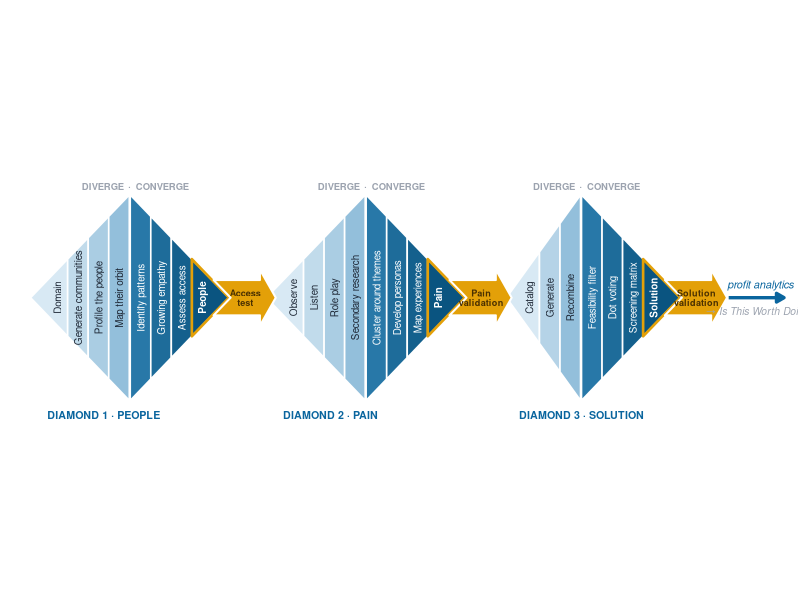
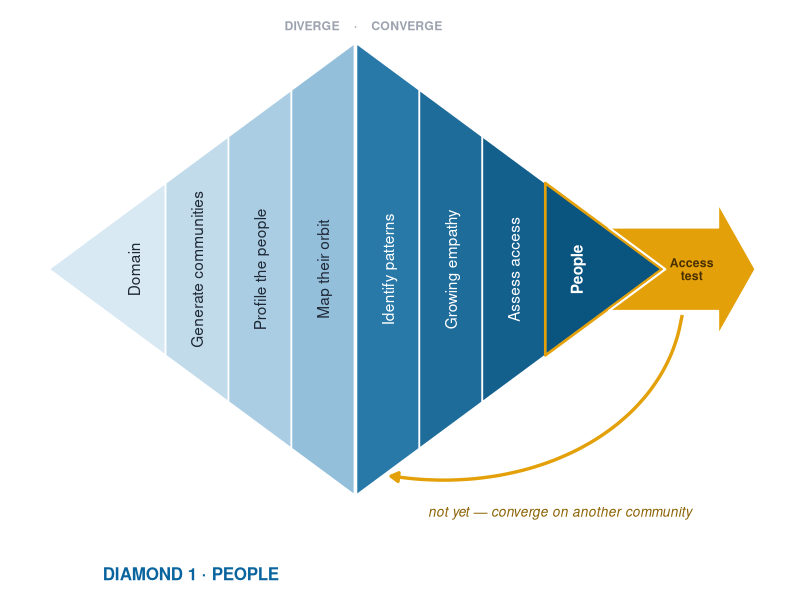
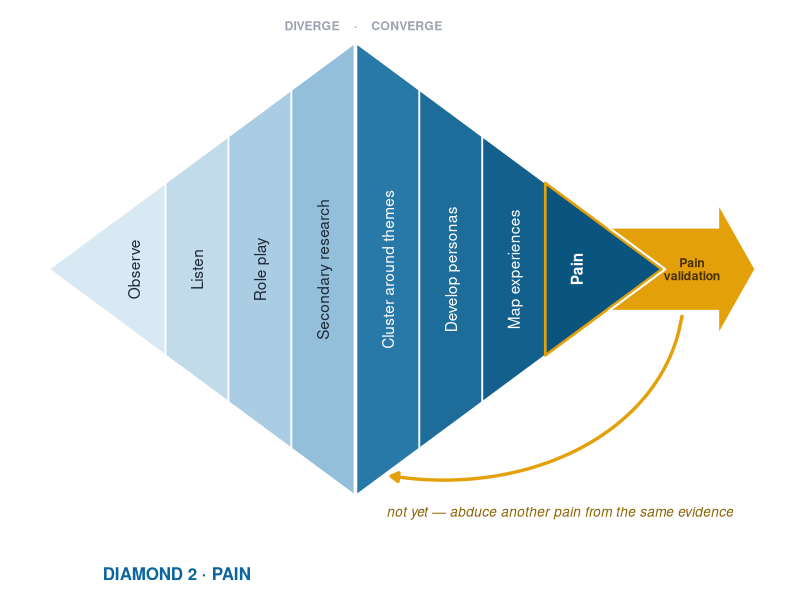
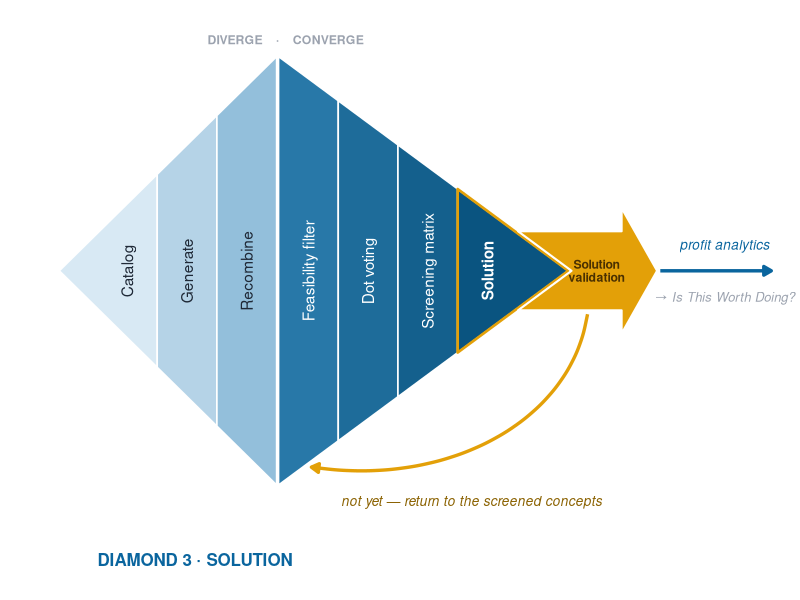
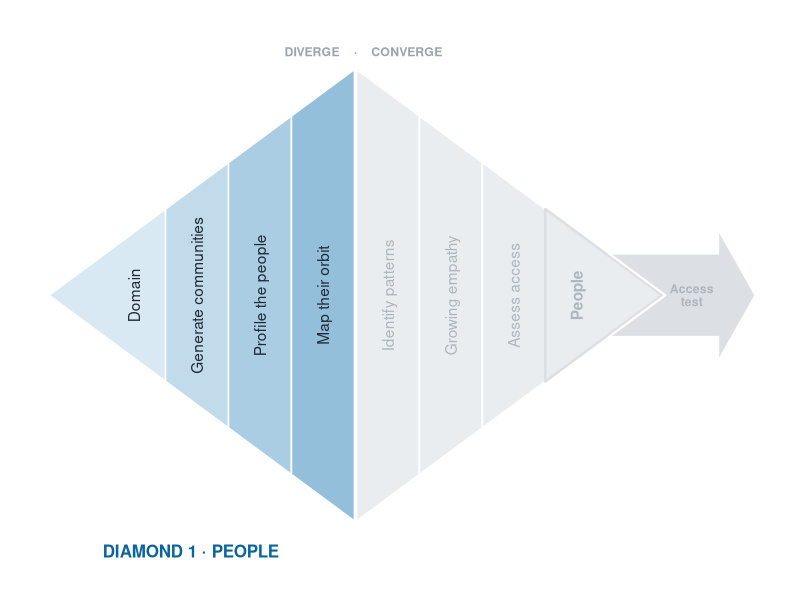
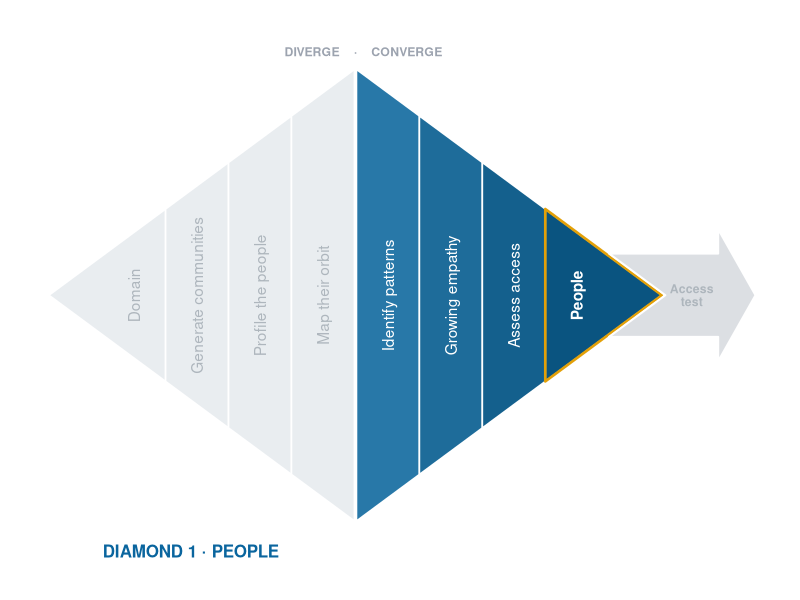
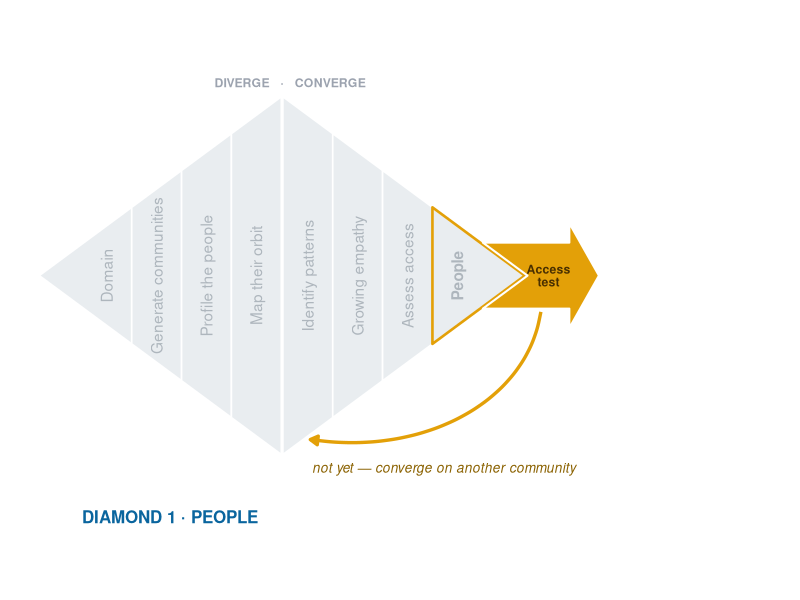
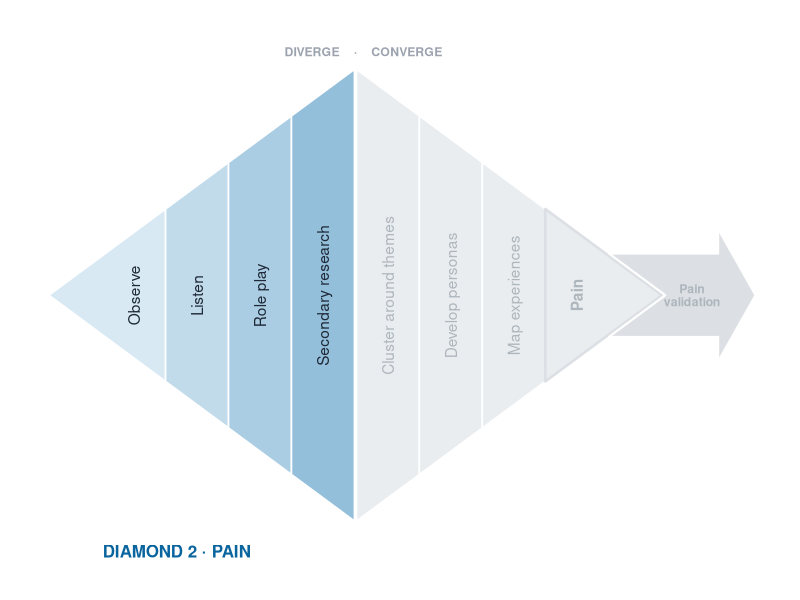

Recreate these plots in R, in order.
## =====================================================================
## PICK UP HERE (NWH, 2026-07-31)
##
## 1. DONE. The old GAP put clearance of GAP/2 - RH before the node and GAP/2
##    after it, so the right side was ~6x wider. PAD replaces it: the literal
##    clearance either side of a node, applied symmetrically. Raise or lower
##    PAD alone. Saving goes through save_fit(), which derives height from the
##    plot's aspect, so recovered width becomes height instead of letterbox.
##
## 2. Loop lines and loop labels in the individual figures need work.
##    The loop drops from the node at -RH to -H-0.9, curves back to the
##    diamond midpoint, and the label sits at -H-1.22. The curvature=-.1 arc
##    and the label centring are the rough parts. The recombine arc in D3
##    (curvature=-.5, above the diamond) is separate and also needs a pass.
##
## 3. Tip sharpness is one parameter: TIP. Currently .52 in the strip and
##    .58 in the detail. Lower is closer to a true point; the tip labels
##    ("Domain", "People") are what will break first.
##
## Not yet done: Fira Sans registration; band widths are uniform rather than
## proportional to the effort each stage takes.
## =====================================================================

library(ggplot2); library(dplyr); library(svglite)

brand <- list(primary="#0A659E", gold="#E3A008", ink="#1F2937", muted="#9CA3AF")
MUTE_FILL <- "#E9EDF0"; MUTE_INK <- "#AEB6BD"; MUTE_GOLD <- "#DCDFE3"

## Brand typography. Set once as a geom default so every text layer inherits it,
## including annotate("text"), which is GeomText under the hood.
FONT <- "Fira Sans"
if (FONT %in% systemfonts::system_fonts()$family) {
  update_geom_defaults("text",  list(family = FONT))
  update_geom_defaults("label", list(family = FONT))
} else {
  message("note: ", FONT, " not installed - falling back to the default sans")
}
## Two-segment ramp. Diverge stays light enough for ink; converge dark enough
## for white. The step between them IS the diverge->converge transition marker.
DIV_RAMP <- c("#D8E9F4", "#93BFDB")
CON_RAMP <- c("#2878A8", "#0A5480")
PHASE_GAP <- 0.03                       # zero: the ramp step alone marks the transition

bands <- function(div, con, x0, SW, H, TIP) {
  n <- length(div); m <- length(con); Wd <- n*SW; Wc <- m*SW
  fd <- colorRampPalette(DIV_RAMP)(n); fc <- colorRampPalette(CON_RAMP)(m)
  hd <- function(x) TIP + (H-TIP)*(x-x0)/Wd
  xc0 <- x0 + Wd + PHASE_GAP
  hc <- function(x) TIP + (H-TIP)*(xc0+Wc-x)/Wc
  capL <- TIP*Wd/(H-TIP); capR <- TIP*Wc/(H-TIP)
  d <- do.call(rbind, lapply(1:n, function(i){
    x1 <- x0+(i-1)*SW; x2 <- x0+i*SW
    ## slice 1 absorbs the left cap: one triangle, no false seam at the join
    px <- if (i==1) c(x0-capL, x2, x2)      else c(x1,x2,x2,x1)
    py <- if (i==1) c(0, -hd(x2), hd(x2))   else c(-hd(x1),-hd(x2),hd(x2),hd(x1))
    data.frame(id=paste0("d",x0,i), x=px, y=py,
               lab=div[i], mid=(x1+x2)/2, fill=fd[i], col=brand$ink, outcome=FALSE,
               phase="diverge")}))
  cc <- do.call(rbind, lapply(1:m, function(i){
    x1 <- xc0+(i-1)*SW; x2 <- xc0+i*SW
    ## the outcome slice absorbs the right cap, so the gold keyline wraps the
    ## whole point instead of stopping at a seam short of it
    px <- if (i==m) c(x1, xc0+Wc+capR, x1)  else c(x1,x2,x2,x1)
    py <- if (i==m) c(-hc(x1), 0, hc(x1))   else c(-hc(x1),-hc(x2),hc(x2),hc(x1))
    data.frame(id=paste0("c",x0,i), x=px, y=py,
               lab=con[i], mid=(x1+x2)/2, fill=fc[i], col="white", outcome=(i==m),
               phase="converge")}))
  ## The point is now part of the end slice, so TIP no longer sets sharpness -
  ## it sets where the LABELLED band ends and the blank nose begins.
  list(poly=rbind(d,cc), right=xc0+Wc+capR, left=x0-capL,
       mid=x0+Wd+PHASE_GAP/2, capR=capR, run=Wc+capR,
       ## underside of the FIRST converge slice: a real edge for the loop-back to
       ## touch, rather than empty space below the shape. It sits lower than the
       ## slices to its right, so the arrow reaches it without crossing them.
       c1x=xc0+SW*.55, c1y=-hc(xc0+SW*.55),
       ## midpoints and edge heights per slice, so an arc can anchor to a NAMED
       ## slice and to the silhouette instead of floating on magic offsets
       dmid=x0+(seq_len(n)-.5)*SW, dtop=hd(x0+(seq_len(n)-.5)*SW),
       cmid=xc0+(seq_len(m)-.5)*SW, ctop=hc(xc0+(seq_len(m)-.5)*SW))
}

## node_style: "rhombus" (flowchart convention: a decision happens here) or
## "arrow"  (a forward arrow carrying the test name: shows motion and keeps the
## pass/fail asymmetry, since failure branches off the axis rather than mirroring
## it). A double-headed arrow was rejected: <-> conventionally reads as a
## bidirectional RELATIONSHIP, not a branch, and would claim a symmetry the
## process does not have.
build <- function(spec, SW=.62, H=3.1, TIP=.52, PAD=.22, RH=.92,
                  lab=2.5, node=2.3, tag=2.4, title=0, loop=TRUE, sub=FALSE,
                  handoff=FALSE, node_style=c("arrow","rhombus"),
                  focus=c("all","diverge","converge","test")) {
  node_style <- match.arg(node_style); focus <- match.arg(focus)
  ## Arrow geometry, scaled off RH so both styles read at the same weight.
  ## Sized to the label it carries, not to match the rhombus's footprint.
  ## ANT is the tail notch: a concave left edge that mirrors the head, so the
  ## shape reads as RECEIVING as well as sending. Without it the arrow looks
  ## already committed to going forward and the failure branch reads as an
  ## afterthought hanging off it.
  AL <- RH*1.02; AHL <- RH*0.52; ABH <- RH*0.58; AHH <- RH*0.92
  ## ANT is derived, not chosen: the notch is cut at the SAME angle as the
  ## diamond's converge edge (run/rise), so the join reads as one more step
  ## separator - a sideways V - rather than a foreign shape meeting the point.
  ANT <- ABH * (length(spec[[1]]$con)*SW + TIP*(length(spec[[1]]$con)*SW)/(H-TIP)) / H
  ## does this figure draw the recombine arc? decided up front, because the
  ## DIVERGE/CONVERGE label has to sit above it rather than be crossed by it
  has_rec <- any(vapply(spec, function(s) isTRUE(s$recomb), logical(1)))
  rec_up  <- focus=="converge" && has_rec
  rec_div <- focus=="diverge"  && has_rec
  P <- NULL; L <- NULL; N <- NULL; A <- NULL; x <- 0
  for (k in seq_along(spec)) {
    s <- spec[[k]]; b <- bands(s$div, s$con, x, SW, H, TIP)
    P <- rbind(P, b$poly)
    L <- rbind(L, b$poly %>% filter(!is.na(lab)) %>% group_by(lab) %>%
                 summarise(mid=first(mid), col=first(col), outcome=first(outcome), .groups="drop"))
    half <- if (node_style=="rhombus") RH else AL
    ## Arrow mode: seat the diamond's point INSIDE the tail notch, so the two
    ## shapes interlock instead of facing each other across a gap.
    tx <- if (node_style=="rhombus") b$right + PAD + half
          else b$right + .05 - ANT + AL
    nv <- if (node_style=="rhombus")
      data.frame(x=c(tx-RH,tx,tx+RH,tx), y=c(0,RH,0,-RH))
    else            # notched tail -> body -> head, one closed polygon
      data.frame(
        x=c(tx-AL,     tx+AL-AHL, tx+AL-AHL, tx+AL, tx+AL-AHL, tx+AL-AHL, tx-AL, tx-AL+ANT),
        y=c(-ABH,      -ABH,      -AHH,      0,     AHH,       ABH,       ABH,   0))
    N <- rbind(N, data.frame(dia=k, tx=tx, lab=s$test, nv))
    rf <- if (is.null(s$recomb_from)) 3L else s$recomb_from
    rt <- if (is.null(s$recomb_to))   4L else s$recomb_to
    A <- rbind(A, data.frame(dia=k, x0=b$right, tx=tx, xl=x, xm=b$mid, lab=s$test,
                             c1x=b$c1x, c1y=b$c1y,
                             rfx=b$cmid[rf], rfy=b$ctop[rf],
                             rtx=b$dmid[rt], rty=b$dtop[rt],
                             back=s$back, sub=s$sub, title=s$title,
                             recomb=isTRUE(s$recomb),
                             nL=tx-half, nR=tx+half,
                             ntx=if (node_style=="rhombus") tx else tx+(ANT-AHL)/2,
                             nbot=if (node_style=="rhombus") -RH else -ABH,
                             last=(k==length(spec))))
    x <- tx + half + PAD             # same clearance on the way out
  }
  ## Highlight by muting, never by cropping: the reader keeps the whole cycle in
  ## view and sees where in it this chapter sits. Cropping would throw away the
  ## "where am I" that the colour is there to answer.
  if (focus != "all") {
    off <- P$phase != focus
    P$fill[off] <- MUTE_FILL
    L$col[L$lab %in% P$lab[off]] <- MUTE_INK
    if (focus == "test") { P$fill[] <- MUTE_FILL; L$col[] <- MUTE_INK }
  }
  gold_now  <- if (focus %in% c("all","converge","test")) brand$gold else MUTE_GOLD
  node_now  <- if (focus %in% c("all","test")) brand$gold else MUTE_GOLD
  node_ink  <- if (focus %in% c("all","test")) "#4A3000" else MUTE_INK
  g <- ggplot() +
    geom_polygon(data=P, aes(x,y,group=id, fill=I(fill)), colour="white", linewidth=.55) +
    # outcome slice: gold keyline, rhyming with the gold node it feeds
    geom_polygon(data=P %>% filter(outcome), aes(x,y,group=id),
                 fill=NA, colour=gold_now, linewidth=.9) +
    ## Slice labels are rotated 90 degrees and multi-line labels ARE already in
    ## reading order: with rotate(-90) successive lines advance to the right, so
    ## line 1 is the leftmost column, which is what a reader tilting their head
    ## left reads first. Do NOT "fix" this by reversing the lines - verify with
    ## the emitted x coordinates in the SVG, not by rotating a raster and eyeballing it.
    geom_text(data=L, aes(mid, 0, label=lab), angle=90, size=lab,
              lineheight=.88, colour=L$col, fontface=ifelse(L$outcome,2,1))
  PHL <- if (rec_up || rec_div) 1.02 else .26   # phase label clears either arc
  for (i in seq_len(nrow(A))) {
    a <- A[i,]
    ## In arrow mode the notch receives the diamond's point, so the little
    ## in/out arrows are redundant and were removed.
    if (node_style=="rhombus") g <- g +
      annotate("segment", x=a$x0+.05, xend=a$nL-.06, y=0, yend=0,
               colour=brand$muted, linewidth=.55,
               arrow=arrow(length=unit(.11,"cm"), type="closed"))
    g <- g +
      ## Anchor the SEPARATOR on the phase boundary, not the string's centre.
      ## This dot genuinely encodes the diverge->converge transition, so it sits
      ## exactly on it. Three elements, not two: the dot must be its own centred
      ## mark. Bundling it into the left string with hjust=1 puts the dot's right
      ## EDGE on the boundary, which reads as off-centre. Offset scales with the
      ## type size so it holds at both the strip and detail scales.
      annotate("text", x=a$xm - tag*.075, y=H+PHL, label="DIVERGE", hjust=1,
               size=tag, fontface=2, colour=brand$muted) +
      annotate("text", x=a$xm, y=H+PHL, label="·", hjust=.5,
               size=tag, fontface=2, colour=brand$muted) +
      annotate("text", x=a$xm + tag*.075, y=H+PHL, label="CONVERGE", hjust=0,
               size=tag, fontface=2, colour=brand$muted)
    if (!a$last && node_style=="rhombus") g <- g +
      annotate("segment", x=a$nR+.06, xend=a$nR+PAD-.05, y=0, yend=0,
               colour=brand$primary, linewidth=.55,
               arrow=arrow(length=unit(.11,"cm"), type="closed"))
    if (loop) g <- g +
      annotate("curve", x=a$tx, xend=a$c1x, y=a$nbot-.06, yend=a$c1y-.10,
               curvature=-.42, angle=105, ncp=14,
               colour=brand$gold, linewidth=1.15,
               arrow=arrow(length=unit(.22,"cm"), type="closed")) +
      ## sit just under the arc's belly, biased toward the node end where the
      ## arc is steepest - the label belongs to the return path, not to the
      ## empty space beneath the diamond
      annotate("text", x=a$tx*.58 + a$c1x*.42, y=a$c1y-.62, label=a$back,
               size=tag+.35, fontface=3, colour="#8A6100")
    ## D3's inner loop: recombine the best losers. It happens AT the screening
    ## matrix, so it appears ONLY on the convergence figure - the chapter that
    ## teaches it. On the whole-diamond figure it competed with the validation
    ## loop and read as a stray arc.
    ## NOT gated on `loop`: the validation loop and the recombine loop are
    ## different things. Convergence figures show this one with loop=FALSE.
    if (a$recomb && focus == "converge") g <- g +
      ## rise from the screening matrix, cross above the peak, descend into the
      ## recombination slice. One curve cannot do this: the peak sits BETWEEN the
      ## two anchors, so any single arc cuts the silhouette.
      annotate("segment", x=a$rfx, xend=a$rfx, y=a$rfy+.06, yend=H+.40,
               colour=brand$gold, linewidth=.6) +
      annotate("curve", x=a$rfx, xend=a$rtx, y=H+.40, yend=H+.40,
               curvature=.14, ncp=14, colour=brand$gold, linewidth=.6) +
      annotate("segment", x=a$rtx, xend=a$rtx, y=H+.40, yend=a$rty+.10,
               colour=brand$gold, linewidth=.6,
               arrow=arrow(length=unit(.12,"cm"), type="closed")) +
      annotate("text", x=a$rfx+SW*.30, y=H*.55, hjust=0, size=tag-.3,
               fontface=3, colour="#8A6100",
               label="work the concepts into better ones")   # covers both laps: first-pass
               ## elaboration AND salvaging the best of the screened-out concepts
    ## the vertical list replaces the inline run-on when the test IS the subject
    ## First-lap recombination: work a concept, feed the result back into the
    ## pool, repeat. No screening required - this is why a team can reach ~100
    ## ideas in half an hour rather than grinding for days.
    if (rec_div && a$recomb) g <- g +
      annotate("curve", x=a$rtx, xend=a$rtx-SW, y=a$rty+.20, yend=a$rty-.55,
               curvature=.85, ncp=16, colour=brand$gold, linewidth=.6,
               arrow=arrow(length=unit(.12,"cm"), type="closed")) +
      annotate("text", x=a$rtx+SW*.28, y=H*.60, hjust=0, size=tag-.3,
               fontface=3, colour="#8A6100",
               label="each pass feeds the pool again")
    if (sub && focus != "test" && nzchar(a$sub)) g <- g +
      annotate("text", x=a$tx, y=a$nbot-.62, label=a$sub, size=tag-.5, colour=brand$muted, fontface=3)
    ## Left-aligned at the diamond's left tip, deliberately NOT centred. Its
    ## separator divides an index from a name and encodes nothing structural,
    ## so it must not land near the phase gutter — a near-miss reads as a failed
    ## alignment and invites a meaning that isn't there. Off the axis entirely.
    if (title>0) g <- g +
      annotate("text", x=a$xl, y=if (loop) -H-1.15 else -H-.44, hjust=0,
               label=a$title, size=title, fontface=2, colour=brand$primary)
  }
  ## headroom must account for the recombine arc too, not just the loop below:
  ## the convergence figure draws that arc with loop = FALSE, and without this
  ## it was silently clipped by the panel.
  rec_up <- focus=="converge" && any(vapply(spec, function(s) isTRUE(s$recomb), logical(1)))
  xr <- c(-.3-TIP*2, x + if (handoff) 1.9 else if (focus=="test") 3.4 else .35)
  ## The loop hangs BELOW the diamond, so `loop` buys headroom at the bottom
  ## only. It used to pad the TOP by the same 1.75, reserving a band nothing is
  ## ever drawn in - that was the dead space above every per-diamond figure.
  ## The top only needs room when a recombine arc rises into it.
  yr <- c(if (loop) -H-1.48 else -H-.72,
          H + if (rec_up || rec_div) 1.45 else .58)
  g <- g + geom_polygon(data=N, aes(x,y,group=dia), fill=node_now, colour="white", linewidth=.7) +
    geom_text(data=A, aes(ntx, 0, label=lab), size=node,
              fontface=2, colour=node_ink, lineheight=.88) +
    (if (focus=="test" && nzchar(spec[[1]]$sub)) {
       tl <- trimws(strsplit(spec[[1]]$sub, "·", fixed=TRUE)[[1]])
       ty <- seq_along(tl); ty <- (mean(ty)-ty) * (tag*.115)
       list(annotate("text", x=A$nR[1]+PAD*2.2, y=ty, label=tl, hjust=0,
                     size=tag-.25, colour=brand$ink),
            annotate("text", x=A$nR[1]+PAD*2.2, y=max(ty)+tag*.16,
                     label="tests available", hjust=0, size=tag-.5,
                     fontface=3, colour=brand$muted))
     } else NULL) +
    (if (handoff) list(
      annotate("segment", x=x-PAD+.05, xend=x+1.5, y=0, yend=0, colour=brand$primary,
               linewidth=1.15, arrow=arrow(length=unit(.22,"cm"), type="closed")),
      annotate("text", x=x+.78, y=.40, size=tag+.35, fontface=3, colour=brand$primary,
               label="profit analytics"),
      annotate("text", x=x+.78, y=-.40, size=tag+.2, fontface=3, colour=brand$muted,
               label="→ Is This Worth Doing?")) else NULL) +
    coord_fixed(xlim=xr, ylim=yr, expand=FALSE) +
    theme_void(base_family=FONT) + theme(plot.margin=margin(2,2,2,2))
  ## coord_fixed() locks the data aspect at 1:1. If ggsave's width/height does
  ## not match diff(xr)/diff(yr), ggplot letterboxes the panel and you get dead
  ## margin you cannot remove with GAP. Carry the aspect so ggsave can match it.
  attr(g, "aspect") <- diff(xr) / diff(yr)
  g
}

## Save at a canvas matching the plot's own aspect, so coord_fixed() never
## letterboxes. SVG, not PNG: these are line art displayed at ~25% width in the
## chapters, so vector stays crisp at any zoom, weighs less, and keeps the
## labels as REAL TEXT - searchable, selectable, and readable by a screen
## reader. The outlined-path SVGs this replaces had none of that.
save_fit <- function(path, g, width) {
  ggsave(path, g, width = width, height = width / attr(g, "aspect"), bg = "white")
  invisible(attr(g, "aspect"))
}

D1 <- list(div=c("Domain","Generate communities","Profile the people","Map their orbit"),
           con=c("Identify patterns","Growing empathy","Assess access","People"),
           test="Access\ntest", title="DIAMOND 1 · PEOPLE", sub="",
           back="not yet — converge on another community")
D2 <- list(div=c("Observe","Listen","Role play","Secondary research"),
           con=c("Cluster around themes","Develop personas","Map experiences","Pain"),
           test="Pain\nvalidation", title="DIAMOND 2 · PAIN",
           sub="pain validation · ouch factor · willingness to pay",
           back="not yet — abduce another pain from the same evidence")
## Single-line labels only in the rotated slices. A two-line rotated label
## ("Fill the\ncatalog") stacks in an order that is hard to verify and rendered
## differently than it read in source; one word per slice also makes the three
## moves parallel, which is what the chapter calls them.
D3 <- list(div=c("Catalog","Generate","Recombine"), recomb_to=3L,
           con=c("Feasibility filter","Dot voting","Screening matrix","Solution"),
           test="Solution\nvalidation", title="DIAMOND 3 · SOLUTION", recomb=TRUE,
           sub="customer validation · verification · wow factor · $100 · smoke test",
           back="not yet — return to the screened concepts")

## Output directory: the OUT env var if set, otherwise the working directory.
## (Previously OUT was required; unset it resolved to "" and ragg tried to write
## to the filesystem root -> "agg could not write to the given file".)

## Default output is the book's images/ directory, resolved relative to this
## script, so `Rscript scripts/diamonds.R` from the repo root just works.
O <- Sys.getenv("OUT")
if (!nzchar(O)) {
  args <- commandArgs(trailingOnly = FALSE)
  here <- dirname(sub("^--file=", "", args[grep("^--file=", args)]))
  O <- if (length(here)) normalizePath(file.path(here, "..", "images")) else getwd()
}
if (!dir.exists(O)) dir.create(O, recursive = TRUE)
## =====================================================================
## MANIFEST — every figure the book needs, from one source of truth.
## Change a label, the palette, or the geometry once; regenerate all of them.
## Flags: loop (show the "no" path) · handoff (point on to profit analytics)
##        focus (all|diverge|converge|test) · sub (name the tests)
## =====================================================================
DS <- list(D1, D2, D3)
DETAIL <- function(...) build(..., SW=.92, H=3.3, TIP=.58, PAD=.26, RH=1.05,
                              lab=3.9, node=3.1, tag=3.1, title=4.3)

## A · the spine: all three, low detail, no loops, ends in the handoff
## The node is a forward ARROW, not a rhombus. A rhombus shows the failure
## branch dropping away but says nothing about the pass; the arrow carries the
## forward motion in its shape, so the pair reads as "you will most likely go
## on, and occasionally loop back" - the asymmetry entrepreneurs actually face.
save_fit(file.path(O,"spine.svg"),
         build(DS, loop=FALSE, title=2.7, handoff=TRUE), width=13.8)

## C · one figure per diamond, with its loop-back. Only Diamond 3 hands off.
for (i in 1:3)
  save_fit(file.path(O, sprintf("diamond-%d.svg", i)),
           DETAIL(DS[i], loop=TRUE, handoff=(i==3)), width=9.6)

## B · one per chapter: the WHOLE diamond, other phases muted, so the reader
##     keeps the cycle in view and sees where this chapter sits inside it.
for (i in 1:3) for (ph in c("diverge","converge","test"))
  save_fit(file.path(O, sprintf("d%d-%s.svg", i, ph)),
           DETAIL(DS[i], loop=(ph=="test"), handoff=FALSE,
                  focus=ph, sub=(ph=="test")), width=9.6)

cat("  wrote 2 spine + 3 diamond + 9 chapter figures\n")
cat("ok\n")

## =====================================================================
## E · the re-convergence figure
##
## Diamond 2 converges on TWO axes at once and the triple-diamond figures
## cannot show it: as the pain comes into focus, the PEOPLE come into focus
## with it. Teams who miss this read the narrowing of their group as a
## mistake ("we changed our mind about who we serve") instead of as the
## method working. Two lanes, one funnel, converging together.
## =====================================================================
recon <- function() {
  W <- 8.6; TOPY <- 1.15; BOTY <- -1.15
  END <- .26          # half-thickness of each lane at the right; keep labels clear
  GAP <- .05          # white channel between the two lanes

  pain <- data.frame(x=c(0,W,W,0), y=c(TOPY,  END+GAP*2, GAP, GAP))
  ppl  <- data.frame(x=c(0,W,W,0), y=c(-GAP, -GAP, -(END+GAP*2), BOTY))

  g <- ggplot() +
    geom_polygon(data=pain, aes(x,y), fill="#93BFDB", colour="white", linewidth=.5) +
    geom_polygon(data=ppl,  aes(x,y), fill="#2878A8", colour="white", linewidth=.5) +
    annotate("text", x=.3, y=TOPY*.55, label="many candidate pains",
             hjust=0, size=3.9, colour=brand$ink) +
    annotate("text", x=.3, y=BOTY*.55, label="a community you can reach",
             hjust=0, size=3.9, colour="white", fontface=2) +
    ## outcomes sit OUTSIDE the funnel; inside there is no room once it tapers
    annotate("text", x=W+.28, y=END*.75, label="one validated pain",
             hjust=0, size=3.7, fontface=2, colour=brand$primary) +
    annotate("text", x=W+.28, y=-END*.75, label="and the people it defines",
             hjust=0, size=3.7, fontface=2, colour=brand$primary) +
    annotate("text", x=W*.5, y=TOPY+.34, label="DIAMOND 2 CONVERGES ON BOTH AT ONCE",
             size=3.6, fontface=2, colour=brand$primary) +
    annotate("text", x=.3, y=BOTY-.36, hjust=0, size=3.3, fontface=3, colour="#8A6100",
             label="the group narrows as the pain sharpens - that is the method, not a change of mind") +
    coord_fixed(xlim=c(-.15, W+4.1), ylim=c(BOTY-.62, TOPY+.62), expand=FALSE) +
    theme_void(base_family=FONT) + theme(plot.margin=margin(2,2,2,2))
  xr <- c(-.15, W+4.1); yr <- c(BOTY-.62, TOPY+.62)
  attr(g, "aspect") <- diff(xr) / diff(yr)
  g
}
save_fit(file.path(O,"reconvergence.svg"), recon(), width=9.6)
cat("  wrote reconvergence.svg\n")
